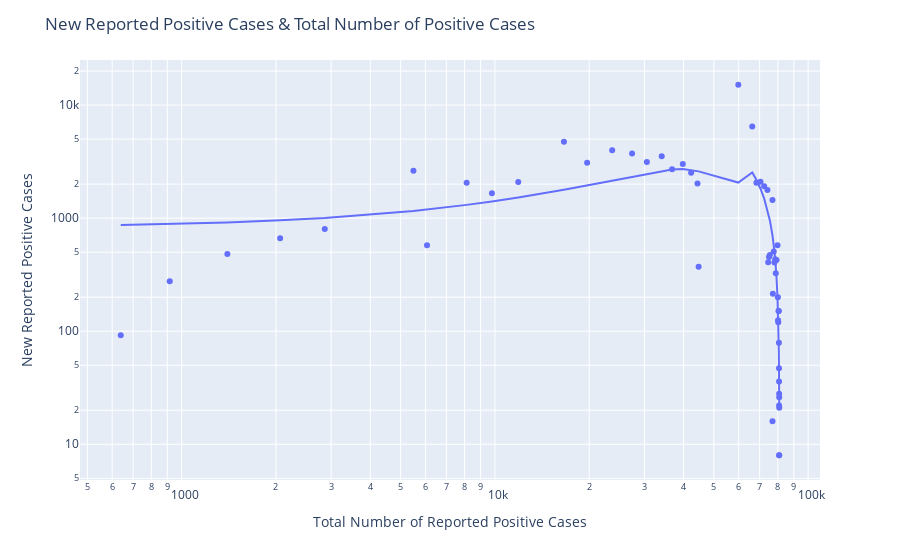

The code cell stored with this chart in its notebook:
### Markdown cell above
The graph below suggests that New positive cases have declined drastically.

### Code cell
plot_comp_new_case(observe_date,'confirmed')

### Figure 1 — Plotly figure (JSON) as saved in the notebook; plotly's stock layout.template omitted (floating-point values rounded to 4 significant figures)
{"data": [{"hoverlabel": {"namelength": 0}, "hovertemplate": "x=%{x}<br>y=%{y}", "legendgroup": "", "marker": {"color": "#636efa", "symbol": "circle"}, "mode": "markers", "name": "", "showlegend": false, "type": "scatter", "x": [639, 916, 1399, 2062, 2863, 5494, 6070, 8124, 9783, 11871, 16607, 19693, 23680, 27409, 30553, 34075, 36778, 39790, 42306, 44327, 44699, 59832, 66292, 68347, 70446, 72364, 74139, 74546, 74999, 75472, 76922, 76938, 77152, 77660, 78065, 78498, 78824, 79251, 79826, 80026, 80151, 80271, 80422, 80573, 80652, 80699, 80735, 80757, 80785, 80793, 80801, 80827, 80848], "xaxis": "x", "y": [92, 277, 483, 663, 801, 2631, 576, 2054, 1659, 2088, 4736, 3086, 3987, 3729, 3144, 3522, 2703, 3012, 2516, 2021, 372, 15133, 6460, 2055, 2099, 1918, 1775, 407, 453, 473, 1450, 16, 214, 508, 405, 433, 326, 427, 575, 200, 125, 120, 151, 151, 79, 47, 36, 22, 28, 8, 8, 26, 21], "yaxis": "y"}, {"hoverlabel": {"namelength": 0}, "hovertemplate": "<b>LOWESS trendline</b><br><br>x=%{x}<br>y=%{y} <b>(trend)</b>", "legendgroup": "", "marker": {"color": "#636efa", "symbol": "circle"}, "mode": "lines", "name": "", "showlegend": false, "type": "scatter", "x": [639, 916, 1399, 2062, 2863, 5494, 6070, 8124, 9783, 11871, 16607, 19693, 23680, 27409, 30553, 34075, 36778, 39790, 42306, 44327, 44699, 59832, 66292, 68347, 70446, 72364, 74139, 74546, 74999, 75472, 76922, 76938, 77152, 77660, 78065, 78498, 78824, 79251, 79826, 80026, 80151, 80271, 80422, 80573, 80652, 80699, 80735, 80757, 80785, 80793, 80801, 80827, 80848], "xaxis": "x", "y": [871.2, 887.9, 917.0, 956.7, 1004.0, 1159.0, 1193.0, 1311.0, 1405.0, 1522.0, 1779.0, 1942.0, 2143.0, 2322.0, 2462.0, 2604.0, 2694.0, 2718.0, 2663.0, 2606.0, 2593.0, 2065.0, 2540.0, 2184.0, 1822.0, 1492.0, 1186.0, 1115.0, 1037.0, 955.0, 703.4, 700.6, 663.4, 575.1, 504.7, 429.3, 372.6, 298.2, 198.1, 163.3, 141.5, 120.6, 94.31, 68.01, 54.25, 46.07, 39.8, 35.97, 31.09, 29.7, 28.3, 23.78, 20.12], "yaxis": "y"}], "layout": {"legend": {"tracegroupgap": 0}, "margin": {"t": 60}, "title": {"text": "New Reported Positive Cases & Total Number of Positive Cases"}, "xaxis": {"anchor": "y", "domain": [0, 1], "title": {"text": "Total Number of Reported Positive Cases"}, "type": "log"}, "yaxis": {"anchor": "x", "domain": [0, 1], "title": {"text": "New Reported Positive Cases"}, "type": "log"}}}
